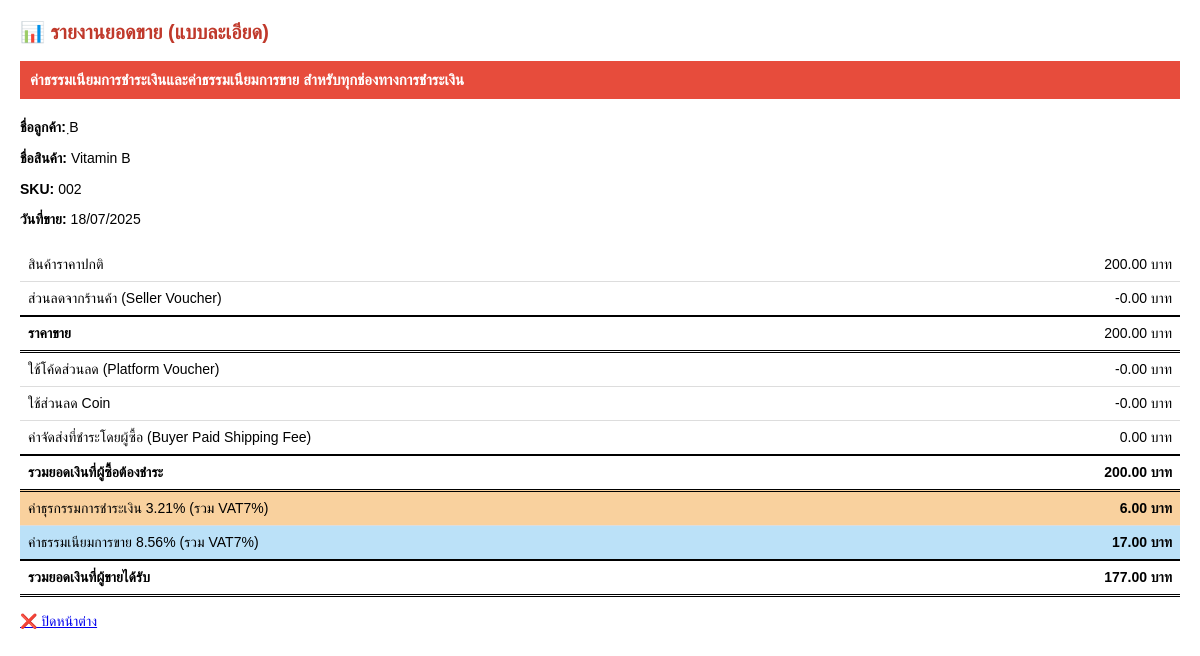
Screenshot of /sale/report/1 with the database file from the repository.
### model.py (models this page shows, shortened)
class Sale(db.Model): #ข้อมูลส่วนการขาย
    __tablename__ = 'sale'
    id = db.Column(db.Integer, primary_key=True)
    product_id = db.Column(db.Integer, db.ForeignKey('product.id'), nullable=False)
    quantity = db.Column(db.Integer, nullable=False)
    customer_name = db.Column(db.String(100))   #ชื่อลูกค้า กรณีที่ต้องการหาว่าลูกค้าประจำ / ลูกค้าใหม่
    date_sold = db.Column(db.DateTime, default=datetime.utcnow) #วันที่ขาย
    sale_price = db.Column(db.Float, nullable=False) # ราคาขายต่อหน่วยที่ขายไป
    channel = db.Column(db.String(50)) #ช่องทางการขาย เช่น line shopping Shopee Lazada
    commission_percent = db.Column(db.Float, default=0.0)  #ค่าธรรมเนียมการขาย
    transaction_fee = db.Column(db.Float, default=0.0) #ค่าธุรกรรมการชำระเงิน
    shop_discount = db.Column(db.Float, default=0.0) #ส่วนลดจากร้านค้า(เรา)
    platform_discount = db.Column(db.Float, default=0.0) #ส่วนลดจากช่องทางการขาย
    shipping_fee = db.Column(db.Float, default=0.0) #ค่าขนส่ง
    coin_discount = db.Column(db.Float, default=0.0) #ส่วนลดเหรียญ
    seller_receive = db.Column(db.Float, default=0.0) #ราคาที่เราได้
    vat_amount = db.Column(db.Float, default=0.0) #ภาษีมูลค่าเพิ่ม
    customer_total = db.Column(db.Float, default=0.0)  #ราคาที่ลูกค้าจ่าย
    shipping_province = db.Column(db.String(100)) #จังหวัดที่จัดส่ง
    product = db.relationship('Product', backref=db.backref('sales', lazy=True))
    variant_id = db.Column(db.Integer, db.ForeignKey('product_variant.id'), nullable=False)
    variant = db.relationship("ProductVariant", backref="sales")

class Product(db.Model):
    __tablename__ = 'product'
    id = db.Column(db.Integer, primary_key=True)
    name = db.Column(db.String(100), nullable=False) #ชื่อสินค้า
    sku = db.Column(db.String(50), unique=True, nullable=False) #รหัสSKU
    cost_price = db.Column(db.Float, nullable=False) #ราคาต้นทุนสินค้า
    category = db.Column(db.String(50)) #หมวดหมู่สินค้า เช่น Vitamin / Drug / กระดาษ  ไม่ได้มีผลอะไรกับ data
    unit = db.Column(db.String(20)) #หน่วยนับ(แบบชิ้น)
    stock = db.Column(db.Integer, default=0) #จำนวนคงเหลือสต๊อก(แบบชิ้น)
    image_filename = db.Column(db.String(200))  #ชื่อไฟล์รูปภาพ
    variants = db.relationship('ProductVariant', backref='product', cascade="all, delete-orphan")

class SalesChannelSetting(db.Model):  ## ข้อมูลเรื่องค่าคอมมิชชั่น/การชำระเงินที่โดนหักจาก platform ต่างๆ
    __tablename__ = 'sales_channel_setting'
    id = db.Column(db.Integer, primary_key=True)
    channel = db.Column(db.String(50), unique=True, nullable=False)  # เช่น Shopee, Lazada
    commission_percent = db.Column(db.Float, default=0.0) # ค่าคอมมิชชั่นที่platform หักจากเรา เช่น 5.0
    transaction_fee = db.Column(db.Float, default=0.0)   # ธุรกรรมการชำระเงิน เช่น 10.0 (บาท)

### app.py (the view)
@app.route("/sale/report/<int:sale_id>")
def sale_report_detail(sale_id):
    sale = Sale.query.get_or_404(sale_id)
    subtotal = (sale.quantity or 0) * (sale.sale_price or 0)
    fee_percent = (sale.commission_percent or 0) + 7.49  # รวมค่าธรรมเนียม + VAT
    fee_amount = subtotal * fee_percent / 100
    customer_total = subtotal + (sale.shipping_fee or 0) - (sale.shop_discount or 0) - (sale.platform_discount or 0) - (sale.coin_discount or 0)
    seller_receive = subtotal - fee_amount
    product_name = sale.product.name if sale.product else "ไม่พบข้อมูลสินค้า"
    product_sku = sale.product.sku if hasattr(sale.product, 'sku') else "-"
    channel_setting = SalesChannelSetting.query.filter_by(channel=sale.channel).first()
    commission_percent = channel_setting.commission_percent if channel_setting else 0
    transaction_fee_percent = channel_setting.transaction_fee if channel_setting else 0
    return render_template(
        "sale_report_detail.html",
        sale=sale,
        subtotal=subtotal,
        fee_amount=fee_amount,
        customer_total=customer_total,
        seller_receive=seller_receive,
        product_name=product_name,
        product_sku=product_sku,
        commission_percent=commission_percent,
        transaction_fee_percent=transaction_fee_percent
    )

### templates/sale_report_detail.html (shortened to what this page needs)
<!DOCTYPE html>
<html>
  <head>
  </head>
  <body>
    <h2>📊 รายงานยอดขาย (แบบละเอียด)</h2>
    <div class="top-header">
      ค่าธรรมเนียมการชำระเงินและค่าธรรมเนียมการขาย สำหรับทุกช่องทางการชำระเงิน
    </div>
    <p class="summary"><strong>ชื่อลูกค้า:</strong> {{ sale.customer_name }}</p>
    <p class="summary"><strong>ชื่อสินค้า:</strong> {{ product_name }}</p>
    <p class="summary"><strong>SKU:</strong> {{ product_sku }}</p>
    <p class="summary"><strong>วันที่ขาย:</strong> {{ sale.date_sold.strftime('%d/%m/%Y') }}</p>
    <table>
      <tr>
        <td>สินค้าราคาปกติ</td>
        <td class="right">{{ '%.2f'|format(subtotal) }} บาท</td>
      </tr>
      <tr>
        <td>ส่วนลดจากร้านค้า (Seller Voucher)</td>
        <td class="right">-{{ '%.2f'|format(sale.shop_discount or 0) }} บาท</td>
      </tr>
      <tr class= "sum">
        <td><strong>ราคาขาย</td>
        <td class="right">
          {{ '%.2f'|format(subtotal - sale.shop_discount) }} บาท
        </td>
      </tr>
      <tr>
        <td>ใช้โค้ดส่วนลด (Platform Voucher)</td>
        <td class="right">
          -{{ '%.2f'|format(sale.platform_discount or 0) }} บาท
        </td>
      </tr>
      <tr>
        <td>ใช้ส่วนลด Coin</td>
        <td class="right">-{{ '%.2f'|format(sale.coin_discount or 0) }} บาท</td>
      </tr>
      <tr>
        <td>ค่าจัดส่งที่ชำระโดยผู้ซื้อ (Buyer Paid Shipping Fee)</td>
        <td class="right">{{ '%.2f'|format(sale.shipping_fee or 0) }} บาท</td>
      </tr>
      <tr class= "sum">
        <td><strong>รวมยอดเงินที่ผู้ซื้อต้องชำระ</strong></td>
        <td class="right">
          <strong>{{ '%.2f'|format(customer_total) }} บาท</strong>
        </td>
      </tr>
      <tr class="highlight-yellow">
        <td>
          ค่าธุรกรรมการชำระเงิน {{ transaction_fee_percent }}% (รวม VAT7%)
        </td>
        <td class="right">
          <strong>{{ '%.2f' | format(sale.transaction_fee) }} บาท</strong>
        </td>
      </tr>
      <tr class="highlight-blue">
        <td>ค่าธรรมเนียมการขาย {{ commission_percent }}% (รวม VAT7%)</td>
        <td class="right">
          <strong> {{ "%.2f"|format(((sale.quantity * sale.sale_price * (sale.commission_percent or 0) / 100) | int)) }} บาท</strong>
        </td>
      </tr>
      <tr class= "sum">
        <td><strong>รวมยอดเงินที่ผู้ขายได้รับ</strong></td>
        <td class="right">
          <strong>{{ '%.2f'|format(sale.seller_receive) }} บาท</strong>
        </td>
      </tr>
    </table>
    <br />
    <a href="#" onclick="window.close()">❌ ปิดหน้าต่าง</a>
  </body>
</html>

### templates/sale_report_detail.html (style rules this page uses)
body { font-family: Tahoma, sans-serif; margin: 20px; font-size: 14px; }
h2 { color: #c0392b; font-size: 20px; }
table { width: 100%; border-collapse: collapse; margin-top: 20px; }
td { padding: 8px; border-bottom: 1px solid #ddd; }
.highlight-blue { background-color: #bbe1f8 ; }
.highlight-yellow { background-color: #f9d19e ; }
.right { text-align: right; }
.top-header { background-color: #e74c3c; color: white; font-weight: bold; padding: 10px; margin-bottom: 20px; font-size: 15px; }
.summary { margin-top: 10px; }
tr.sum td { border-top: 2px solid black; border-bottom: 3px double black; }

### rows the page displays
Sale: customer_name "ฺB", date_sold "18/07/2025", shop_discount "0.00", subtotal-sale.shop_discount "200.00", platform_discount "0.00", coin_discount "0.00", shipping_fee "0.00", transaction_fee "6.00", quantity+sale_price+commission_percent "17.00", seller_receive "177.00"
Product: name "Vitamin B", sku "002"
SalesChannelSetting: commission_percent "8.56"

### other values shown
{{ '%.2f'|format(subtotal) }} "200.00"
{{ '%.2f'|format(customer_total) }} "200.00"
